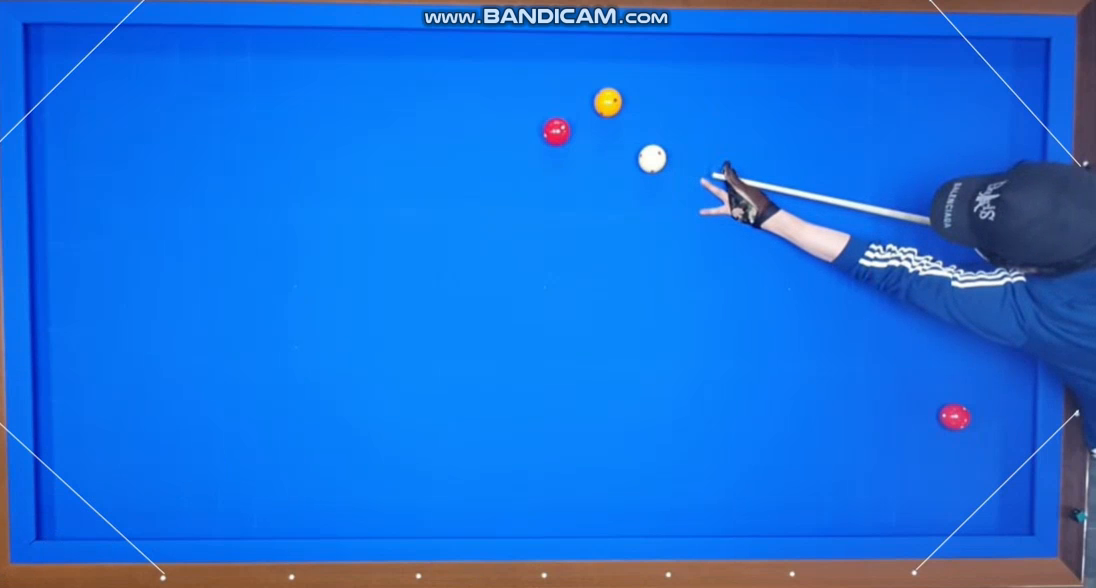
#> input picture frame 112 of VideoProcessingSystem/Project/video2.mp4, 1096 x 588 px
$ jupyter execute project.ipynb
#> lines starting #> are read from the running program, lines starting #| are printed output that depends on the picture; after the words box and inside, x2 and y2 are one past the last pixel; in counts of white or black regions, pixels touching at a corner belong together
[cell 1]
# ====== 설정 & 헬퍼 ======
import cv2, numpy as np, os
import matplotlib.pyplot as plt
import matplotlib.font_manager as fm

VIDEO_PATH = "video2.mp4"
START = 112                 # 추적 시작 프레임
CLEAN_FRAME = 360           # 빈 테이블 프레임(코너용)
TABLE_W, TABLE_H = 1000, 500
MAX_FRAMES = 400            # 안전장치: 무한루프 방지
WHITE_LO = np.array([0, 0, 190]); WHITE_HI = np.array([180, 45, 255])
kernel = cv2.getStructuringElement(cv2.MORPH_ELLIPSE, (5, 5))

# 한글 폰트 설정
def set_korean_font():
    candidates = ["Malgun Gothic", "AppleGothic", "NanumGothic",
                  "NanumBarunGothic", "Noto Sans CJK KR", "Noto Sans KR"]
    installed = {f.name for f in fm.fontManager.ttflist}
    for name in candidates:
        if name in installed:
            plt.rcParams["font.family"] = name
            print("한글 폰트:", name)
            break
    else:
        print("한글 폰트 못 찾음 — 제목만 영어로 바꿔도 됨")
    plt.rcParams["axes.unicode_minus"] = False

set_korean_font()

# [5 lines left out: function show, not called in this run]

def show_row(imgs, titles, gray=False, figsize=(16, 4)):
    """여러 장 한 줄로 비교 (before/after용)"""
    fig, axes = plt.subplots(1, len(imgs), figsize=figsize)
    for ax, im, t in zip(axes, imgs, titles):
        ax.imshow(im, cmap="gray") if gray else ax.imshow(cv2.cvtColor(im, cv2.COLOR_BGR2RGB))
        ax.set_title(t); ax.axis("off")
    plt.tight_layout(); plt.show()

# [6 lines left out: function save_video, not called in this run]

def get_frame(idx):
#> called with idx = 112
    cap = cv2.VideoCapture(VIDEO_PATH); cap.set(cv2.CAP_PROP_POS_FRAMES, idx)
    ok, f = cap.read(); cap.release()
#> in get_frame, f is the input picture: shape (588, 1096, 3); mean B, G, R 223.1, 112.2, 23.4
    return f

[cell 2]
# ====== 흰 공 마스크 단계별  ======
f0 = get_frame(START)
hsv = cv2.cvtColor(f0, cv2.COLOR_BGR2HSV)
#> hsv: shape (588, 1096, 3); mean H, S, V 102.3, 227.4, 227.2

mask_raw = cv2.inRange(hsv, WHITE_LO, WHITE_HI)                   # (a) inRange 직후
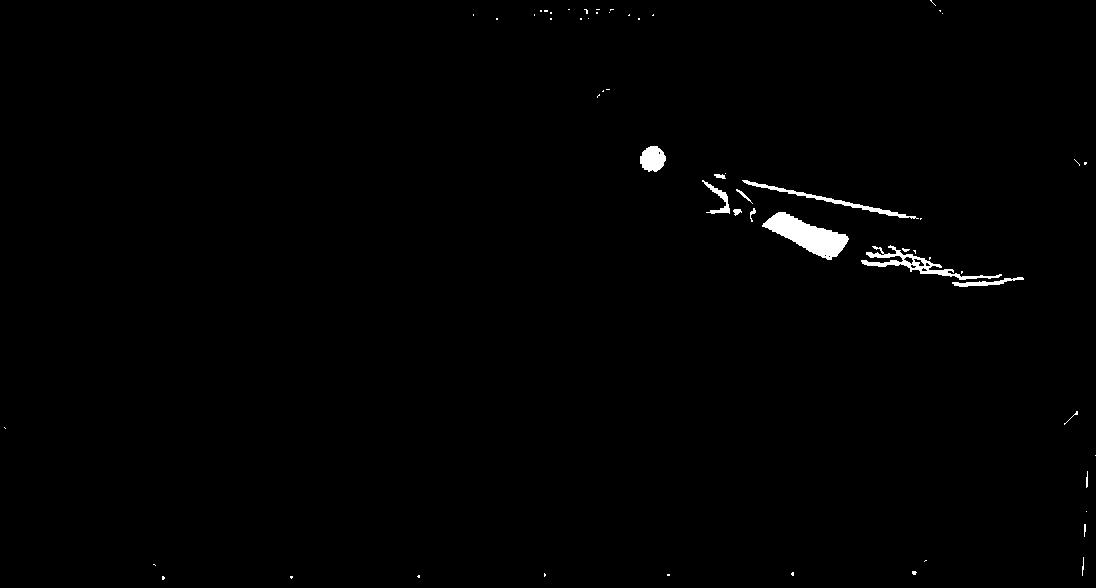
#> mask_raw: shape (588, 1096); 0.78% white; 58 white regions (44 under 20 px), largest, box (x1, y1, x2, y2) and area: (762, 212, 849, 260) 1904, (861, 245, 1002, 280) 978, (742, 180, 919, 219) 660
roi = np.zeros_like(mask_raw); roi[55:f0.shape[0]-15, 35:f0.shape[1]-35] = 255
mask_roi = cv2.bitwise_and(mask_raw, roi)                          # (b) ROI 적용
mask_open = cv2.morphologyEx(mask_roi, cv2.MORPH_OPEN, kernel)     # (c) 열기
#> mask_open: shape (588, 1096); 0.48% white; 21 white regions (4 under 20 px), largest, box (x1, y1, x2, y2) and area: (763, 212, 848, 257) 1843, (640, 146, 666, 172) 490, (712, 188, 728, 201) 92
mask_close = cv2.morphologyEx(mask_open, cv2.MORPH_CLOSE, kernel)  # (d) 닫기
#> mask_close: shape (588, 1096); 0.48% white; 17 white regions (5 under 20 px)

show_row([mask_raw, mask_roi, mask_open, mask_close],
         ["(a) inRange 직후", "(b) ROI 적용", "(c) 열기 후", "(d) 닫기 후"], gray=True)
#> the loop in show_row, `for ax, im, t in zip(axes, imgs, titles):` made 4 passes
#> t on passes 1 to 4: '(a) inRange 직후', '(b) ROI 적용', '(c) 열기 후', '(d) 닫기 후'

[cell 3]
# ====== 컨투어 면적·비율 필터링 전후  ======
cnts, _ = cv2.findContours(mask_close, cv2.RETR_EXTERNAL, cv2.CHAIN_APPROX_SIMPLE)
#> cnts = 17 contours, 6 with area under 20; largest, box (x1, y1, x2, y2) and area: (763, 212, 848, 257) 1751, (640, 146, 666, 172) 455, (886, 253, 922, 271) 130, (712, 188, 728, 201) 72, (869, 207, 893, 216) 68

vis_all = f0.copy()                                                # (a) 필터링 전
for c in cnts:
    x, y, bw, bh = cv2.boundingRect(c)
    cv2.rectangle(vis_all, (x, y), (x+bw, y+bh), (0, 255, 255), 1)
#> this loop made 17 passes
#> (x, y, bw, bh) on passes 1 to 8: (964, 282, 6, 5), (977, 281, 11, 5), (936, 269, 12, 7), (888, 263, 1, 1), (876, 262, 11, 5), (862, 260, 8, 6), (922, 259, 5, 5), (886, 253, 36, 18)
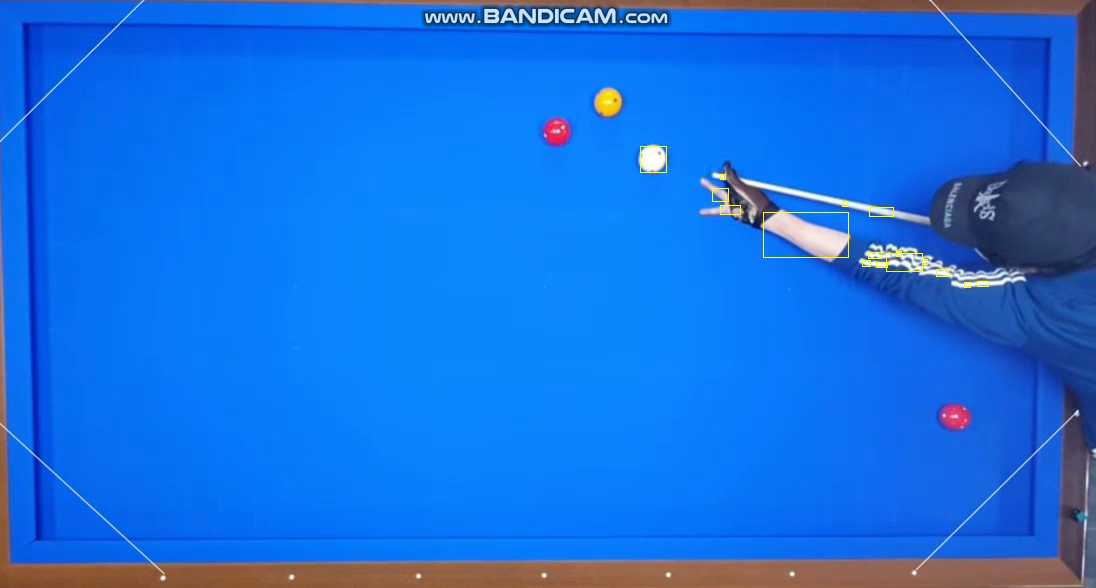
#> vis_all: shape (588, 1096, 3); 0.14% of pixels changed, all inside (x1, y1, x2, y2) = (640, 146, 989, 288)

vis_kept = f0.copy()                                               # (b) 필터링 후
for c in cnts:
    a = cv2.contourArea(c)
    if not (150 < a < 2600): continue
    x, y, bw, bh = cv2.boundingRect(c)
    if not (0.55 < bw/bh < 1.8): continue
    cv2.rectangle(vis_kept, (x, y), (x+bw, y+bh), (0, 230, 0), 2)
    cv2.putText(vis_kept, f"A={int(a)} r={bw/bh:.2f}", (x, y-5),
                cv2.FONT_HERSHEY_SIMPLEX, 0.4, (0, 230, 0), 1)
#> this loop made 17 passes
#> a on passes 1, 2, 3, 5, 6, 7, 8, 9: 14, 30, 47, 26, 21, 10, 129.5, 35
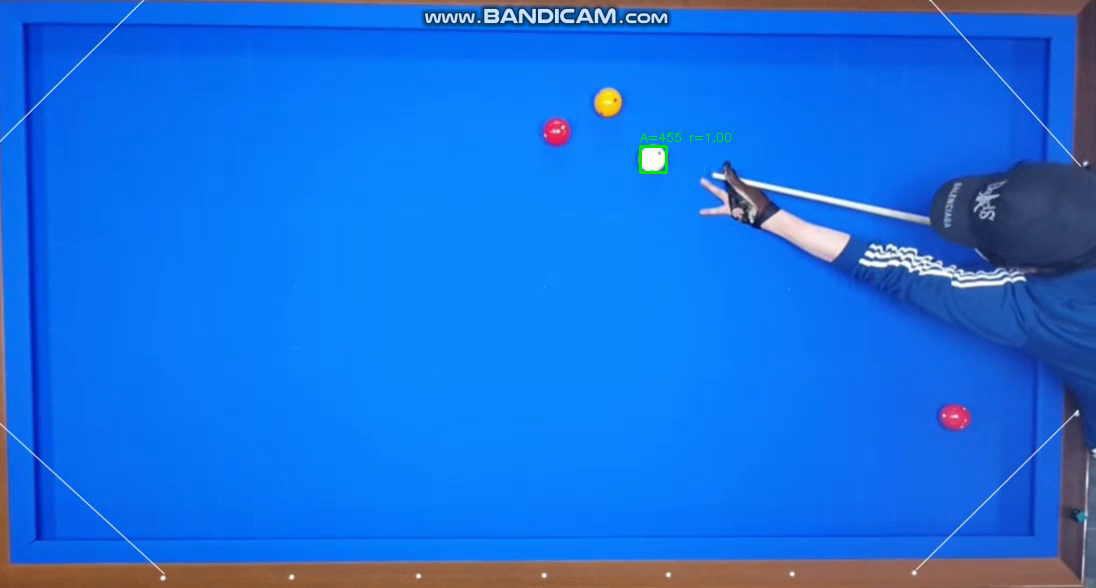
#> vis_kept: shape (588, 1096, 3); 0.08% of pixels changed, all inside (x1, y1, x2, y2) = (639, 133, 731, 174)

show_row([vis_all, vis_kept], ["(a) 모든 컨투어", "(b) 면적·비율 통과만"])
#> the loop in show_row (call 2), `for ax, im, t in zip(axes, imgs, titles):` made 2 passes

[cell 4]
# ====== 흰 공 검출 함수 정의 ======
def find_white_balls(frame):
    """층1: HSV 이진화 + ROI + 모폴로지 열기/닫기 + 컨투어 + 면적·비율 필터"""
    h, w = frame.shape[:2]
    hsv = cv2.cvtColor(frame, cv2.COLOR_BGR2HSV)
    mask = cv2.inRange(hsv, WHITE_LO, WHITE_HI)
    roi = np.zeros_like(mask); roi[55:h-15, 35:w-35] = 255
    mask = cv2.bitwise_and(mask, roi)
    mask = cv2.morphologyEx(mask, cv2.MORPH_OPEN,  kernel)
    mask = cv2.morphologyEx(mask, cv2.MORPH_CLOSE, kernel)
    cnts, _ = cv2.findContours(mask, cv2.RETR_EXTERNAL, cv2.CHAIN_APPROX_SIMPLE)
    balls = []
    for c in cnts:
        a = cv2.contourArea(c)
        if not (150 < a < 2600): continue
        x, y, bw, bh = cv2.boundingRect(c)
        if not (0.55 < bw/bh < 1.8): continue
        balls.append((a, (x + bw // 2, y + bh // 2)))
    balls.sort(key=lambda b: -b[0])
    return [c for _, c in balls]

[cell 5]
# ====== 호모그래피 전후 ======
def order_corners(pts):
    rect = np.zeros((4, 2), np.float32)
    s = pts.sum(1); d = np.diff(pts, 1).flatten()
    rect[0] = pts[np.argmin(s)]; rect[2] = pts[np.argmax(s)]   # TL, BR
    rect[1] = pts[np.argmin(d)]; rect[3] = pts[np.argmax(d)]   # TR, BL
    return rect

clean = get_frame(CLEAN_FRAME)
#> call 2 of get_frame, with idx = 360
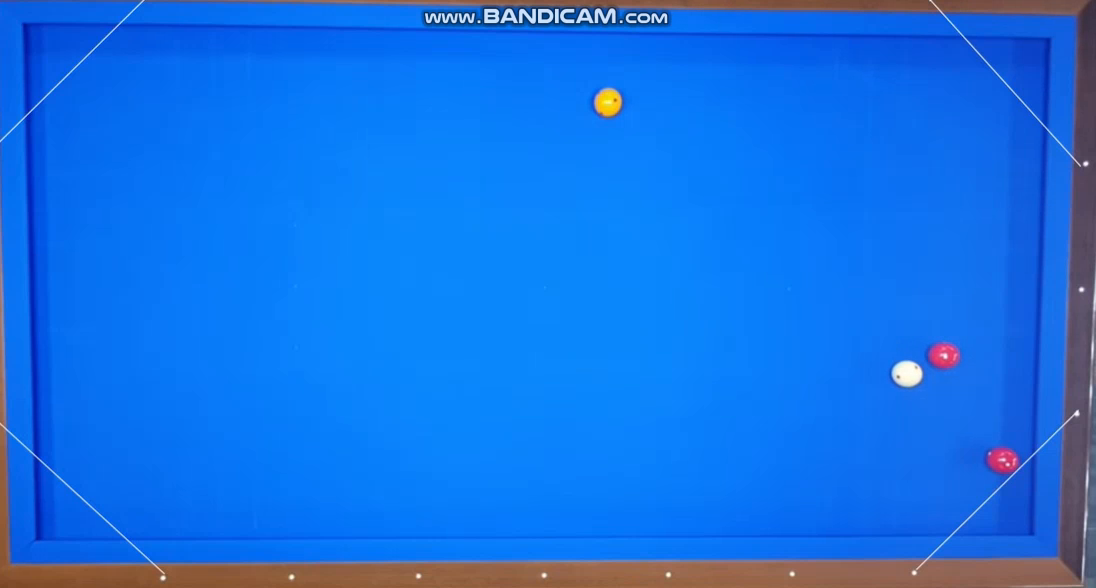
#> input picture frame 360 of VideoProcessingSystem/Project/video2.mp4, 1096 x 588 px
#> in get_frame, f is the input picture: shape (588, 1096, 3); mean B, G, R 228.5, 114.2, 21.4
blue = cv2.inRange(cv2.cvtColor(clean, cv2.COLOR_BGR2HSV),
                   np.array([95, 90, 60]), np.array([125, 255, 255]))
#> blue: shape (588, 1096); 91.2% white; 23 black regions (6 under 20 px), largest, box (x1, y1, x2, y2) and area: (0, 0, 1096, 588) 52765, (986, 448, 1021, 474) 704, (928, 344, 960, 370) 664
blue = cv2.morphologyEx(blue, cv2.MORPH_CLOSE, np.ones((15, 15), np.uint8))
#> blue: shape (588, 1096); 91.9% white; 5 black regions
cnts, _ = cv2.findContours(blue, cv2.RETR_EXTERNAL, cv2.CHAIN_APPROX_SIMPLE)
#> cnts = 2 contours; box (x1, y1, x2, y2) and area: (0, 0, 1078, 564) 592682, (1090, 432, 1096, 578) 344
src = order_corners(max(cnts, key=cv2.contourArea).reshape(-1, 2).astype(np.float32))
#> in order_corners, `s = pts.sum(1)`: s = 68 values, max 1614 at index 19, min 0 at index 0, mean 1106.6
#> in order_corners, `d = np.diff(pts, 1).flatten()`: d = 68 values, max 551 at index 7, min -1061 at index 50, mean -512.7
#> src = [[0, 0], [1077, 16], [1057, 557], [10, 561]]
dst = np.float32([[0, 0], [TABLE_W, 0], [TABLE_W, TABLE_H], [0, TABLE_H]])
Hmat = cv2.getPerspectiveTransform(src, dst)
#> Hmat = [[0.895, -0.016, 0], [-0.0129, 0.866, 0], [-3.25e-05, -5.03e-05, 1]]
table_bg = cv2.warpPerspective(clean, Hmat, (TABLE_W, TABLE_H))

vis_corners = clean.copy()
for i, p in enumerate(src.astype(int)):
    cv2.circle(vis_corners, tuple(p), 8, (0, 0, 255), -1)
    cv2.putText(vis_corners, ["TL","TR","BR","BL"][i],
                tuple(p + np.array([10, 0])),
                cv2.FONT_HERSHEY_SIMPLEX, 0.7, (0, 0, 255), 2)
#> this loop made 4 passes
#> vis_corners: shape (588, 1096, 3); 0.2% of pixels changed, all inside (x1, y1, x2, y2) = (0, 0, 1096, 570)
cv2.polylines(vis_corners, [src.astype(int)], True, (0, 255, 0), 2)
#> vis_corners: shape (588, 1096, 3); mean B, G, R 225.4, 116.3, 20.9

show_row([vis_corners, table_bg], ["(a) 코너 검출 (원본)", "(b) 호모그래피 적용 (탑뷰)"])

to_top = lambda p: tuple(cv2.perspectiveTransform(
    np.array([[p]], np.float32), Hmat).reshape(2).astype(int))

[cell 6]
# ====== 수구 추적 → 원본/탑뷰 궤적 프레임 생성 ======
cap = cv2.VideoCapture(VIDEO_PATH); cap.set(cv2.CAP_PROP_POS_FRAMES, START)
path = []; path_top = []; orig_frames = []; top_frames = []
prev = None; still = 0; count = 0
while count < MAX_FRAMES:
    ok, f = cap.read()
    if not ok: break
    balls = find_white_balls(f)
#> in find_white_balls, `roi[55:h - 15, 35:w - 35] = 255`:
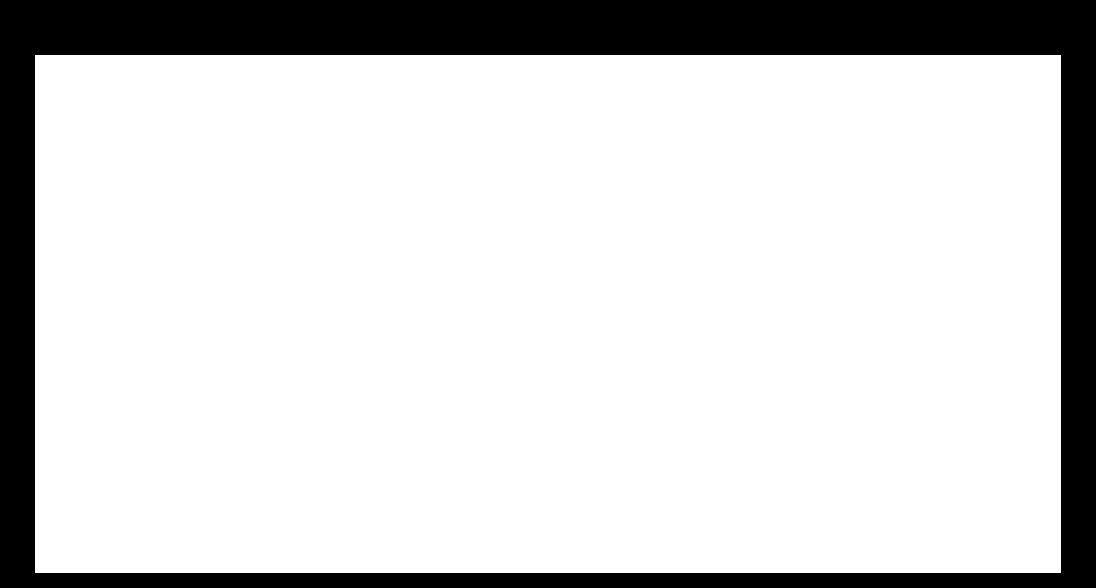
#> roi: shape (588, 1096); 82.5% white; 1 black region
#> in find_white_balls, `cnts, _ = cv2.findContours(mask, cv2.RETR_EXTERNAL, cv2.CHAIN_APPROX_S..`: cnts = 17 contours, 6 with area under 20; largest, box (x1, y1, x2, y2) and area: (763, 212, 848, 257) 1751, (640, 146, 666, 172) 455, (886, 253, 922, 271) 130, (712, 188, 728, 201) 72, (869, 207, 893, 216) 68
#> the loop in find_white_balls, `for c in cnts:` made 17 passes
#> after the loop in find_white_balls, `for c in cnts:`: balls = [(455, (653, 159))]
#> balls = [(653, 159)]
    if balls:
        prev = balls[0] if prev is None else min(
            balls, key=lambda p: (p[0]-prev[0])**2 + (p[1]-prev[1])**2)
#> prev = (653, 159)
        still = still + 1 if path and (prev[0]-path[-1][0])**2 + (prev[1]-path[-1][1])**2 < 9 else 0
#> still = 0
        path.append(prev); path_top.append(to_top(prev))

    vo = f.copy()
    if len(path) >= 2:
        cv2.polylines(vo, [np.array(path, np.int32)], False, (0, 230, 0), 2)
    if path: cv2.circle(vo, path[-1], 10, (0, 230, 0), 2)
#> vo: shape (588, 1096, 3); 0.03% of pixels changed, all inside (x1, y1, x2, y2) = (642, 148, 665, 171)
    orig_frames.append(vo)

    vt = table_bg.copy()
    if len(path_top) >= 2:
        cv2.polylines(vt, [np.array(path_top, np.int32)], False, (0, 230, 0), 2)
    if path_top: cv2.circle(vt, path_top[-1], 12, (0, 230, 0), 2)
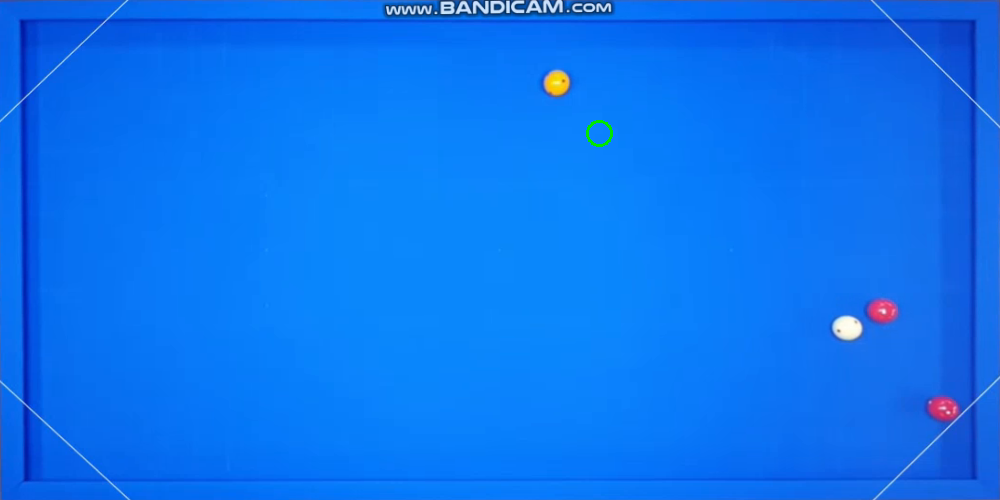
#> vt: shape (500, 1000, 3); mean B, G, R 241.8, 116.3, 11.6
    top_frames.append(vt)

    count += 1
    if still > 20: break
cap.release()
print("추적 끝, 프레임:", len(orig_frames))

$ run again, starting later in the video
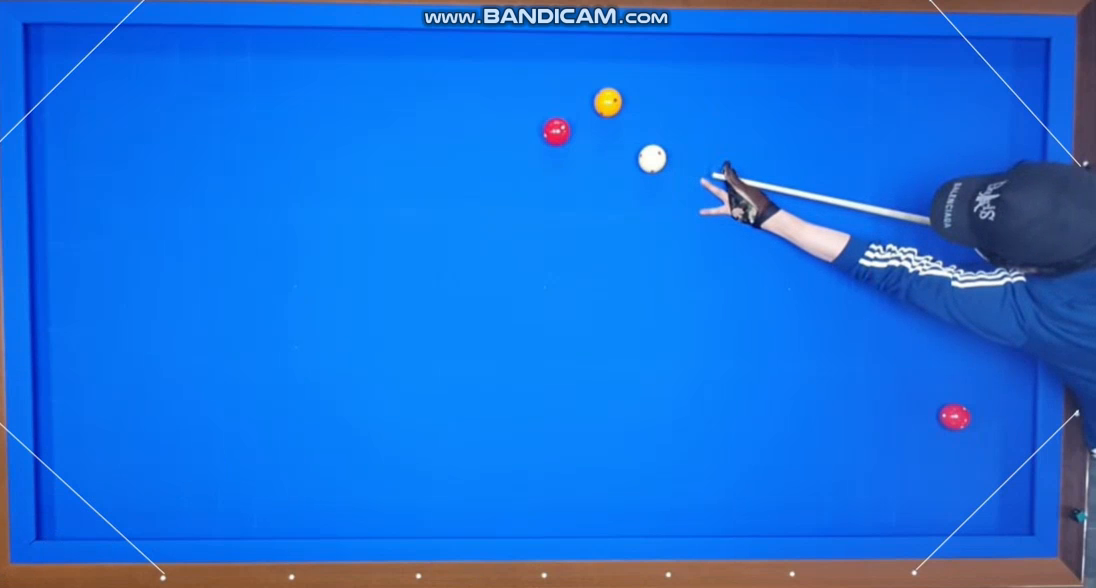
#> input picture frame 112 of VideoProcessingSystem/Project/video2.mp4, 1096 x 588 px
#> in get_frame, f is the input picture: shape (588, 1096, 3); mean B, G, R 223.1, 112.2, 23.4
#> hsv: shape (588, 1096, 3); mean H, S, V 102.3, 227.4, 227.2
#> mask_raw: shape (588, 1096); 0.78% white; 58 white regions (44 under 20 px), largest, box (x1, y1, x2, y2) and area: (762, 212, 849, 260) 1904, (861, 245, 1002, 280) 978, (742, 180, 919, 219) 660
#> mask_open: shape (588, 1096); 0.48% white; 21 white regions (4 under 20 px), largest, box (x1, y1, x2, y2) and area: (763, 212, 848, 257) 1843, (640, 146, 666, 172) 490, (712, 188, 728, 201) 92
#> mask_close: shape (588, 1096); 0.48% white; 17 white regions (5 under 20 px)
#> the loop in show_row, `for ax, im, t in zip(axes, imgs, titles):` made 4 passes
#> t on passes 1 to 4: '(a) inRange 직후', '(b) ROI 적용', '(c) 열기 후', '(d) 닫기 후'
#> `cnts, _ = cv2.findContours(mask_close, cv2.RETR_EXTERNAL, cv2.CHAIN_AP..`: cnts = 17 contours, 6 with area under 20; largest, box (x1, y1, x2, y2) and area: (763, 212, 848, 257) 1751, (640, 146, 666, 172) 455, (886, 253, 922, 271) 130, (712, 188, 728, 201) 72, (869, 207, 893, 216) 68
#> the loop `for c in cnts:` made 17 passes
#> (x, y, bw, bh) on passes 1 to 8: (964, 282, 6, 5), (977, 281, 11, 5), (936, 269, 12, 7), (888, 263, 1, 1), (876, 262, 11, 5), (862, 260, 8, 6), (922, 259, 5, 5), (886, 253, 36, 18)
#> the loop `for c in cnts:` made 17 passes
#> a on passes 1, 2, 3, 5, 6, 7, 8, 9: 14, 30, 47, 26, 21, 10, 129.5, 35
#> the loop in show_row (call 2), `for ax, im, t in zip(axes, imgs, titles):` made 2 passes
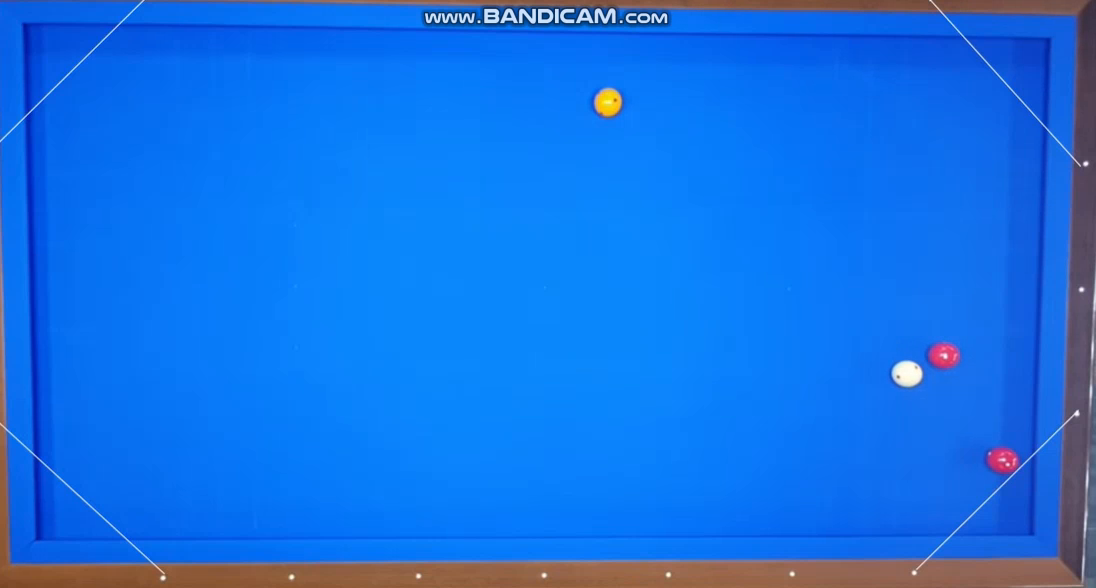
#> input picture frame 360 of VideoProcessingSystem/Project/video2.mp4, 1096 x 588 px
#> in get_frame, f is the input picture: shape (588, 1096, 3); mean B, G, R 228.5, 114.2, 21.4
#> `cnts, _ = cv2.findContours(blue, cv2.RETR_EXTERNAL, cv2.CHAIN_APPROX_S..`: cnts = 2 contours; box (x1, y1, x2, y2) and area: (0, 0, 1078, 564) 592682, (1090, 432, 1096, 578) 344
#> s = 68 values, max 1614 at index 19, min 0 at index 0, mean 1106.6
#> d = 68 values, max 551 at index 7, min -1061 at index 50, mean -512.7
#> src = [[0, 0], [1077, 16], [1057, 557], [10, 561]]
#> Hmat = [[0.895, -0.016, 0], [-0.0129, 0.866, 0], [-3.25e-05, -5.03e-05, 1]]
#> the loop `for i, p in enumerate(src.astype(int)):` made 4 passes
#> roi: shape (588, 1096); every value is 0
#> roi: shape (588, 1096); 82.5% white; 1 black region
#> in find_white_balls, `cnts, _ = cv2.findContours(mask, cv2.RETR_EXTERNAL, cv2.CHAIN_APPROX_S..`: cnts = 17 contours, 6 with area under 20; largest, box (x1, y1, x2, y2) and area: (763, 212, 848, 257) 1751, (640, 146, 666, 172) 455, (886, 253, 922, 271) 130, (712, 188, 728, 201) 72, (869, 207, 893, 216) 68
#> the loop in find_white_balls, `for c in cnts:` made 17 passes
#> after the loop in find_white_balls, `for c in cnts:`: balls = [(455, (653, 159))]
#> `balls = find_white_balls(f)`: balls = [(653, 159)]
#> prev = (653, 159)
#> still = 0
#> vo: shape (588, 1096, 3); 0.03% of pixels changed, all inside (x1, y1, x2, y2) = (642, 148, 665, 171)
#> vt: shape (500, 1000, 3); mean B, G, R 241.8, 116.3, 11.6
